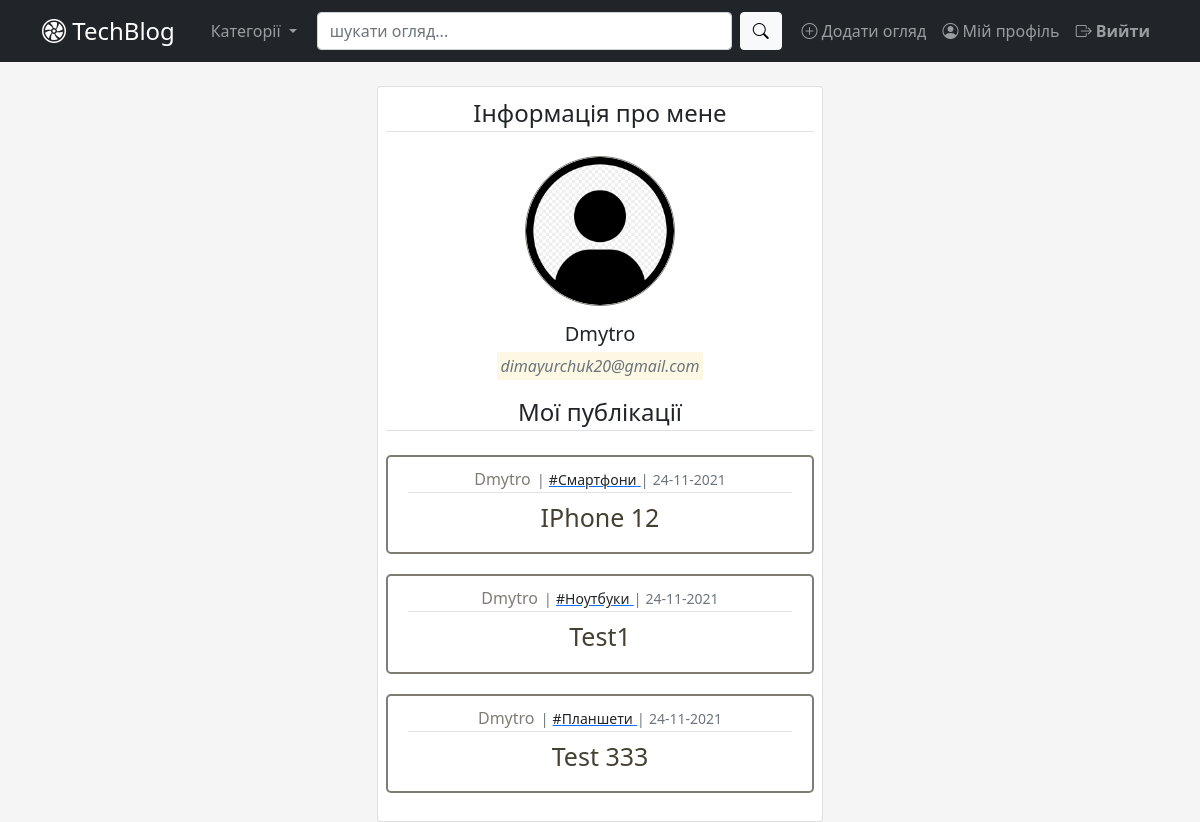
The page /auth/account (signed in) on the database as committed earlier.
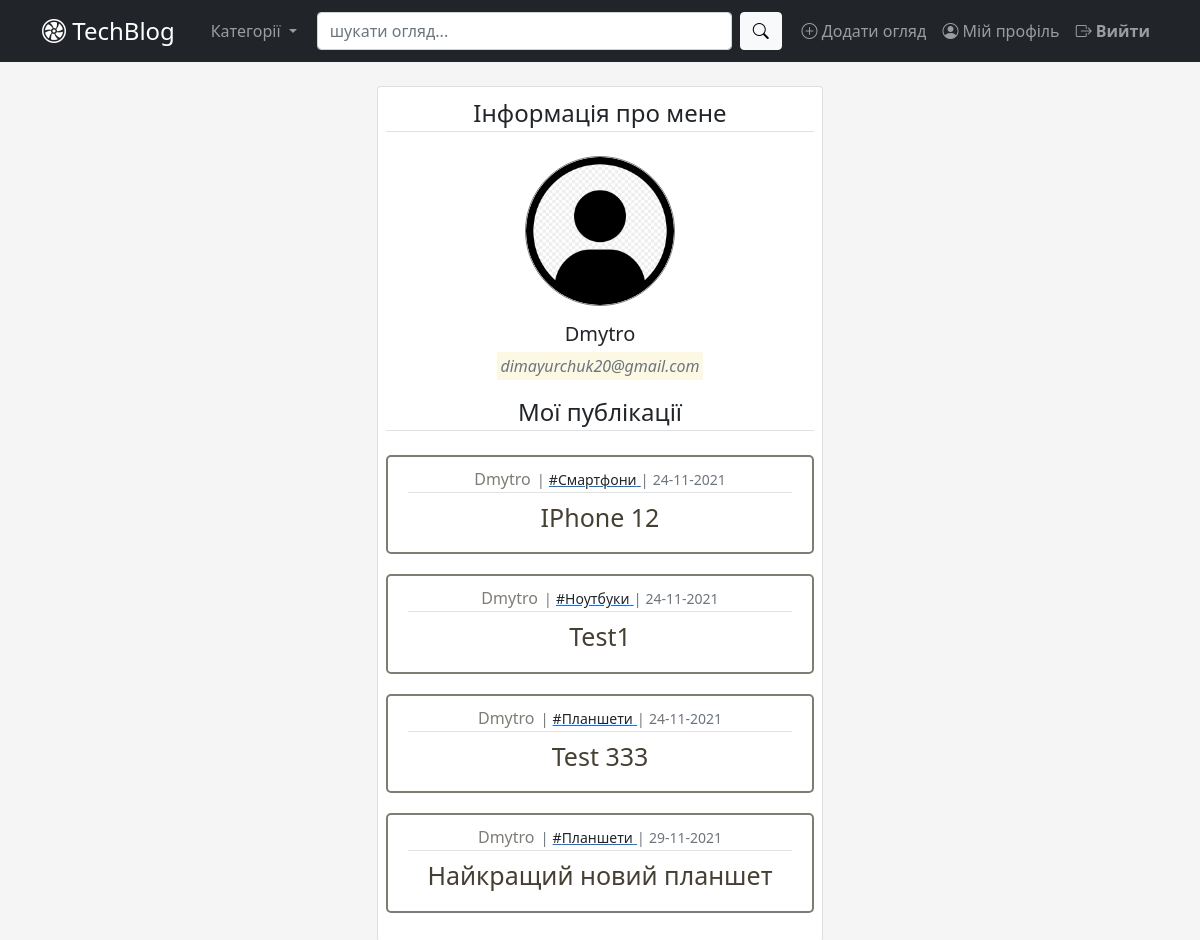
The same page on the database as committed later.
### app/blog/models.py (models this page shows, shortened)
class Post(db.Model):  # type: ignore
    __searchable__ = ['title']
    id = db.Column(db.Integer, primary_key=True)  # type: ignore
    category_id = db.Column(db.Integer, db.ForeignKey('category.id'),
                            nullable=False)  # type: ignore
    user_id = db.Column(db.Integer(), db.ForeignKey('user.id'))  # type: ignore
    title = db.Column(db.String(100), nullable=False)  # type: ignore
    content = db.Column(db.Text)  # type: ignore
    created_at = db.Column(db.DateTime, default=datetime.now)  # type: ignore
    comments = db.relationship('Comment', backref='post_br', lazy=True)
    likes = db.relationship('Like', backref='post_br', lazy=True)

class Category(db.Model):  # type: ignore
    id = db.Column(db.Integer, primary_key=True)  # type: ignore
    name = db.Column(db.String(25), unique=True, nullable=False)
    category = db.relationship('Post', backref='category_br', lazy=True)

### app/user/models.py (models this page shows, shortened)
class User(db.Model, UserMixin):  # type: ignore
    id = db.Column(db.Integer, primary_key=True)  # type: ignore
    username = db.Column(db.String(30), unique=True, nullable=False)
    email = db.Column(db.String(50), unique=True, nullable=False)
    password = db.Column(db.String(30), nullable=False)
    picture = db.Column(db.String(20), nullable=False,
                        server_default='default.jpg')  # type: ignore
    comment = db.relationship('Comment', backref='user_br', lazy=True)
    like = db.relationship('Like', backref='user_br', lazy=True)
    posts = db.relationship('Post', backref='user_br', lazy=True)

### app/user/views.py (the view)
@user_bp.route("/account")
@login_required
def account():
    posts = Post.query.filter_by(user_id=current_user.id)
    return render_template('account.html', posts=posts)

### app/user/models.py (called while the page is built)
@login_manager.user_loader
def load_user(user_id):
    return User.query.get(int(user_id))

### app/user/templates/user/account.html
{% extends "base.html" %}
{% block main %}
  {% from "_render_field.html" import render_field_lr %}
  <div class="content-section" align="center">
    <div class="card d-inline-flex p-2" style="margin:auto;width:40%">
      <legend class="border-bottom mb-4">Інформація про мене</legend>
      <div class="media">
        <img src="{{url_for('static',filename='profile_pictures/' + current_user.picture)}}" class="rounded-circle profile-img" alt="profile-image">
        <div class="card-body">
            <h5 class="card-title">{{ current_user.username }}</h5>
            <mark><em class="card-title text-muted">{{ current_user.email }}</em></mark>
        </div>
        <legend class="border-bottom mb-4">Мої публікації</legend>
        {% include "posts_list.html" %}
      </div>
    </div>
  </div>
{% endblock main %}

### app/templates/_render_field.html (shortened to what this page needs)
{% macro render_post_item(post) %}
    <article class="media article-section">
    <div class="media-body">
      <div class="article-metadata">
        <a class="author-name" href="{{url_for('blog_bp_in.user_posts', user_id=post.user_br.id)}}">
          {{ post.user_br.username }}
        </a><small class="text-muted">|</small>
        <a href="{{url_for('blog_bp_in.posts_by_category', category_id=post.category_br.id)}}">
          <small class="link-dark">#{{ post.category_br.name }}</small>
        </a><small class="text-muted">|</small>
        <small class="text-muted">
          {{ post.created_at.strftime('%d-%m-%Y')  }}
        </small>
      </div>
      <h2><a class="article-title" href="{{url_for('blog_bp_in.post_view', post_id=post.id)}}"> {{ post.title }} </a></h2>
    </div>
  </article>
{% endmacro %}

Rows that differ between the two databases and show on the page:
added Post: user_br.username "Dmytro", category_br.name "Планшети", created_at "29-11-2021", title "Найкращий новий планшет"
